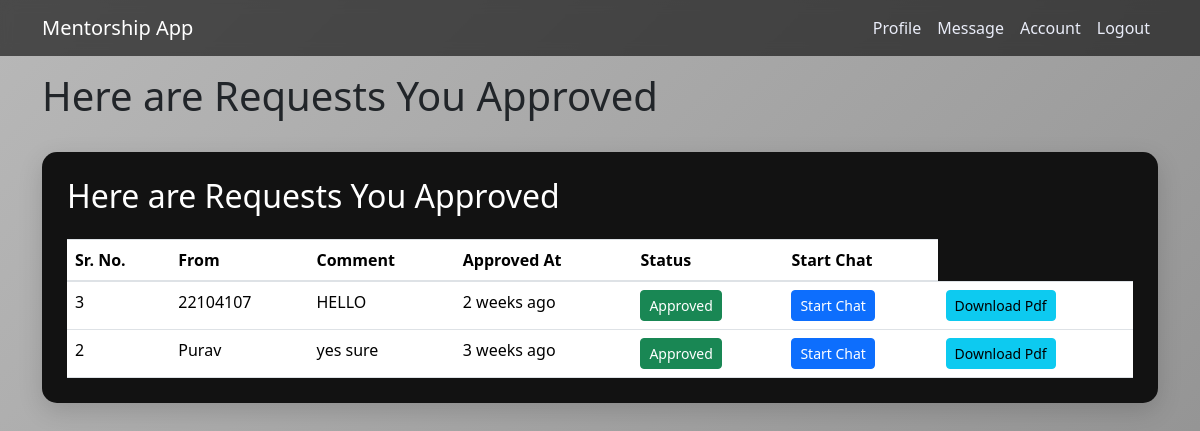
The app's page /approved1/ (signed in), older data.
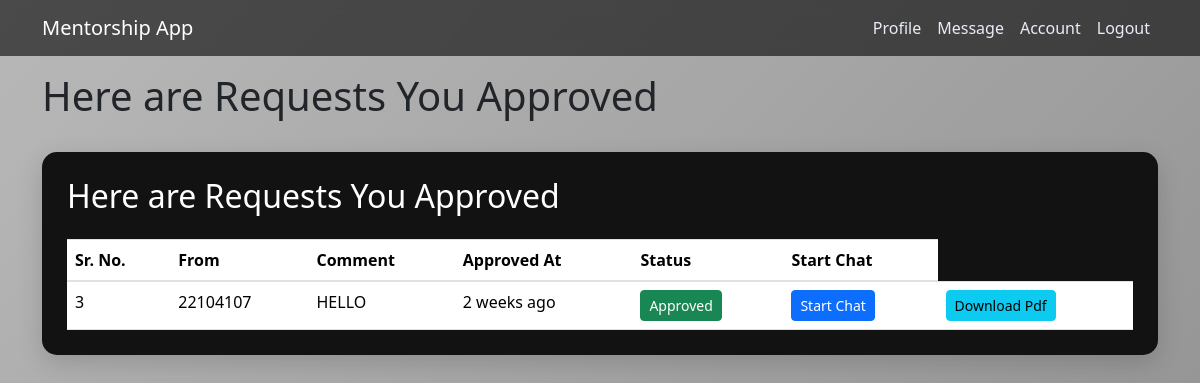
The same page, newer data.
### mentee/models.py (models this page shows, shortened)
class Msg(models.Model):
    sender = models.ForeignKey(User, related_name="sender", on_delete=models.CASCADE, null=True)
    receipient = models.ForeignKey(User, related_name="receipient", on_delete=models.CASCADE)
    msg_content = models.TextField(max_length=100)
    sent_at = models.DateTimeField(null=True, blank=True)
    comment = models.TextField(blank=True, null=True)
    comment_at = models.DateTimeField(blank=True, null=True)
    is_approved = models.BooleanField(default=False, verbose_name="Approve?")
    date_approved = models.DateTimeField(blank=True, null=True)
    class Meta:
        ordering = ['-sent_at']

class User(AbstractUser):
    is_mentee = models.BooleanField(default=False)
    is_mentor = models.BooleanField(default=False)

### mentee/views/mentor.py (the view)
# urls.py: path('approved1/', mentor.Approved.as_view(), name='approved1'),
class Approved(LoginRequiredMixin, UserPassesTestMixin, ListView):
    def test_func(self):
        return self.request.user.is_mentor
    model = Msg.objects.filter(is_approved=True).order_by('-date_approved')
    template_name = 'mentor/approved.html'
    context_object_name = 'messo'
    paginate_by = 5
    def get_queryset(self):
        return self.model.filter(receipient=self.request.user)

### mentee/templates/mentor/approved.html (shortened to what this page needs)
{% extends 'mentor/base1.html' %}
{% load humanize %}
{% block content %}
 <h1>Here are Requests You Approved</h1><br>
  <div class="row">
        <div class="col-md-12">
 <div class="content-section">
 <h2>Here are Requests You Approved</h2>
<div class="table-responsive">
<table class="table mb-0">
    <thead>
      <tr>
          <th>Sr. No.</th>
          <th>From</th>
          <th>Comment</th>
          <th>Approved At</th>
           <th>Status</th>
          <th>Start Chat</th>
      </tr>
    </thead>
    <tbody>
    {% if messo %}
  <ol>
 {% for approved in messo %}
    <tr>
         <td>{{ approved.id }}</td>
        <td>{{ approved.sender }}</td>
          <td>{{ approved.comment }}</td>
        <td>{{ approved.date_approved|naturaltime }}</td>
        {% if approved.is_approved == True %}
   <td> <button type="button" class="btn btn-success btn-sm">Approved</button></td>
        {% endif %}
        <td> <a class="btn btn-primary btn-sm" href="{% url 'start-chat1' pk=approved.sender.pk %}">Start Chat</a></td>
    <td><a class="btn btn-info btn-sm" href="{% url 'pdf1' %}">Download Pdf</a></td>
    </tr>
{% endfor %}
       </ol>
{% else %}
<p>There Are no Approved Messages</p>
{% endif %}
 </tbody>
  </table>
</div>
 </div>
        </div>
</div>
{% endblock %}

Row changes from the older to the newer data that the page shows:
removed Msg: id "2", sender "Purav", comment "yes sure", date_approved "3 weeks ago", is_approved "Approved"
